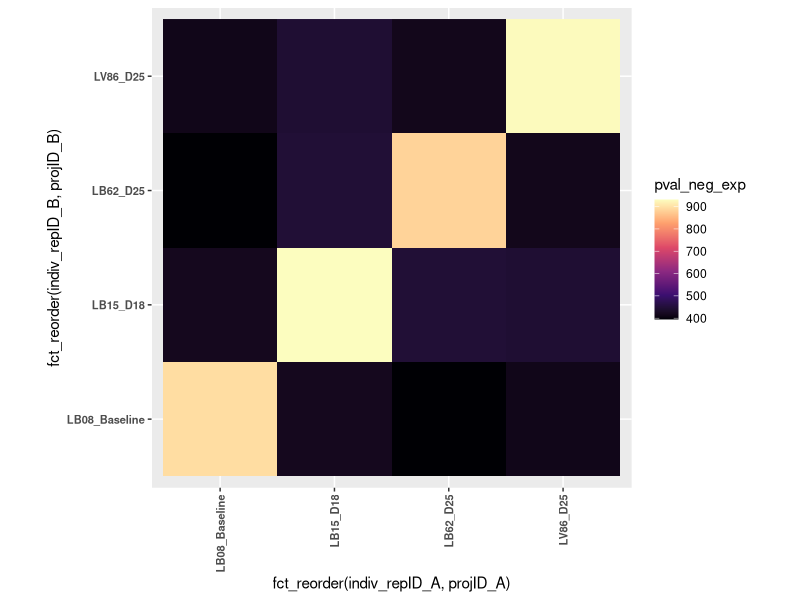

The R script that drew this image:
#!/usr/bin/env Rscript

# Plot heatmap of the exponents of SMaSH pvalues (because the pvalue floats are too small for R to handle for many datasets)

## Pass in args for plot size and text size
args <- commandArgs(trailingOnly=TRUE)
# test if there is at least one arguments: if not, set default plot width (in cm)
if (length(args)==0) {
  args[1] <- 30
} else if (length(args)==1) {
  # default plot test size
  args[2] = 4
}

# plotWidth <- args[1]
# plotTextSize <- args[2]
plotWidth <- 30
plotTextSize <- 8

## Setup
library(readr)
library(stringr)
library(tidyr)
library(dplyr)
library(forcats)
library(ggplot2)

## Read in data
## I removed the file paths from the pval_out.txt file in "smash_out" and save it here.
pval_out <- read_tsv("pval_out.txt", col_types = paste(rep("c",360), collapse=''))

pval_out <- pval_out %>%
  mutate(across(ends_with(".bam"), function(x) str_extract(x, pattern = "E-[0-9]+")),
         across(ends_with(".bam"), function(x) as.numeric(str_extract(x, pattern = "[0-9]+"))))

to_plot <- pval_out %>%
  rename(sample_A = ".") %>%
  pivot_longer(cols = ends_with(".bam"),
               names_to = "sample_B",
               values_to = "pval_neg_exp") %>%
  # mutate(sample_A = str_replace_all(sample_A, "-", "_"),
  #        sample_B = str_replace_all(sample_B, "-", "_")) %>%
  mutate(sample_A = str_replace(str_replace(sample_A, "-", "_"),"-","_"),
         sample_B = str_replace(str_replace(sample_B, "-", "_"),"-","_")) %>%
  separate_wider_delim(cols = c("sample_A"),
                       delim = "_",
                       names = c("projID_A", "sampID_A", "indivID_A", "repID_A"),
                       too_many = "drop") %>%
  separate_wider_delim(cols = c("sample_B"),
                       delim = "_",
                       names = c("projID_B", "sampID_B", "indivID_B", "repID_B"),
                       too_many = "drop") %>%
  mutate(self = indivID_A == indivID_B,
         proj_sampID_A = paste0(projID_A, sampID_A),
         proj_sampID_B = paste0(projID_B, sampID_B),
         indiv_repID_A = paste0(indivID_A, "_", repID_A),
         indiv_repID_B = paste0(indivID_B, "_", repID_B)) %>%
  select(proj_sampID_A, proj_sampID_B, everything())

p <- to_plot %>%
  ggplot(data=., aes(x=fct_reorder(indiv_repID_A, projID_A), 
                     y=fct_reorder(indiv_repID_B, projID_B), 
                     fill=pval_neg_exp)) +
  geom_raster() +
  scale_fill_viridis_c(option="magma") +
  theme(axis.text = element_text(size=plotTextSize,face = "bold"),
        axis.text.x = element_text(angle=90, hjust = 1, vjust=0.5),
        aspect.ratio = 1) 

ggsave(filename = "SMaSH_pval_heatmap.png", plot = p, device = "png", width = plotWidth, height = plotWidth, units = "cm")

